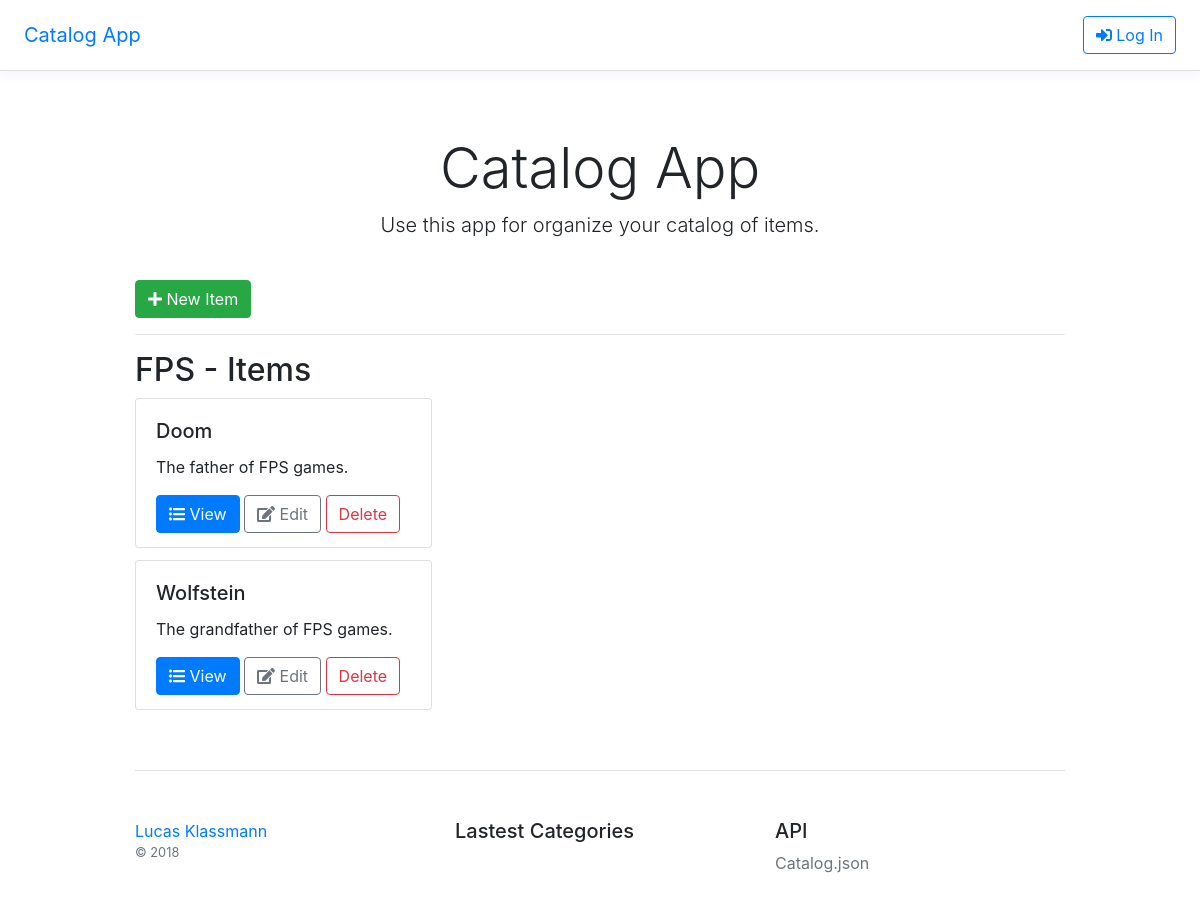
The page /category/1/ on the database as committed earlier.
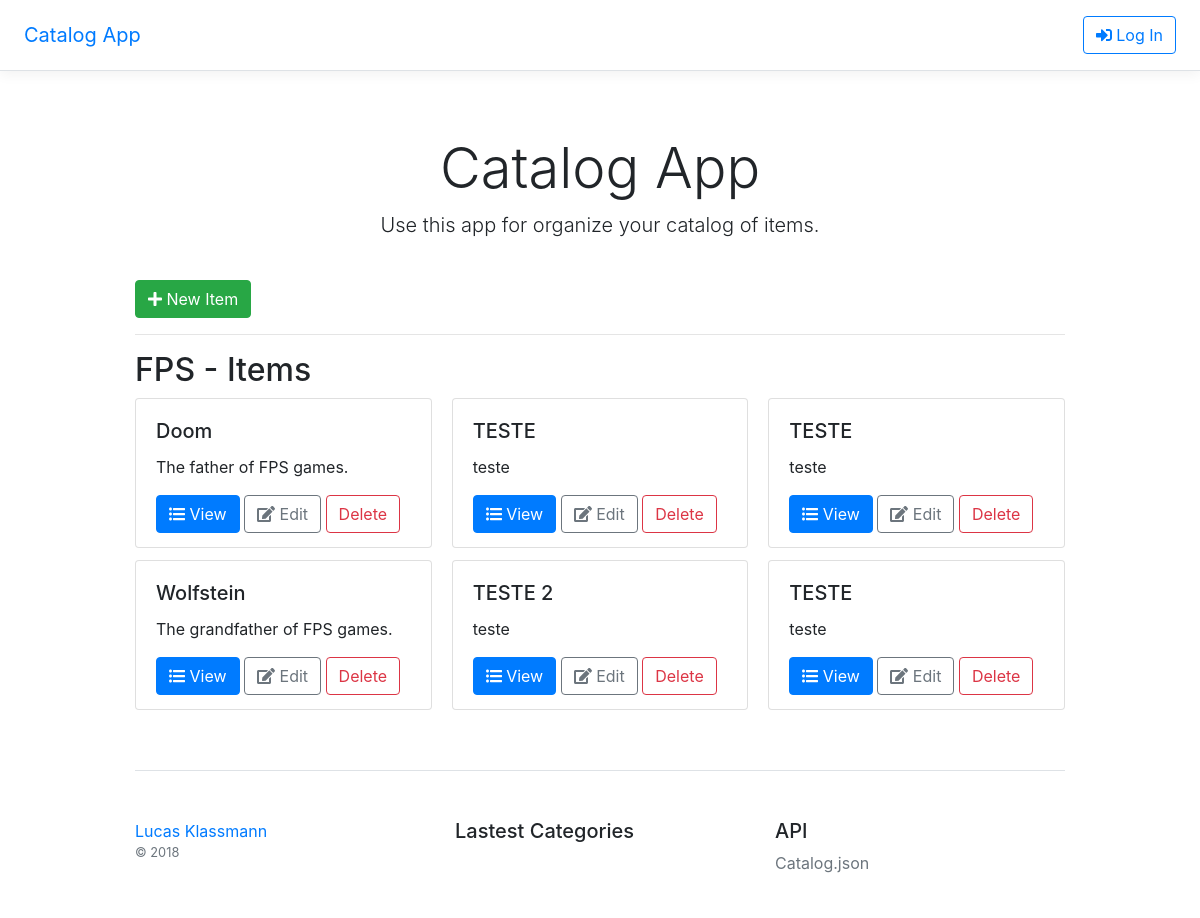
The same page on the database as committed later.
### database.py (models this page shows, shortened)
class Category(Base):
    __tablename__ = 'category'
    id = Column(Integer, primary_key = True)
    name = Column(String(200), nullable = False)
    description = Column(Text())
    items = relationship("Item", back_populates="category")

class Item(Base):
    __tablename__ = 'item'
    id = Column(Integer, primary_key = True)
    name = Column(String(200), nullable = False)
    description = Column(Text())
    category_id = Column(Integer, ForeignKey('category.id'))
    category = relationship(Category, back_populates="items")

### app.py (the view)
@app.route('/category/<int:category_id>/')
def category_view(category_id):
    category = session.query(Category).filter_by(id=category_id).one()
    items = session.query(Item).filter_by(category_id=category.id).all()
    return render_template('category/view.html', category=category, items=items)

### templates/category/view.html
{% extends "base.html" %}
{% block content %}
<div class="row">
    <div class="col-md-12">
        <a class="btn btn-success" href="{{ url_for('item_new', category_id=category.id) }}"><i class="fas fa-plus"></i> New Item</a>
    </div>
</div>
<div class="row">
    <div class="col-md-12">
        <hr>
    </div>
</div>
<div class="row">
    <div class="col-md-12">
        <h2>{{ category.name }} - Items</h2>
        <div class="card-columns">
        {% for i in items %}
            <div class="card" style="height: 150px;">
                <div class="card-body">
                <h5 class="card-title">{{ i.name }}</h5>
                <p class="card-text">{{ i.description }}</p>
                <a href="#" class="btn btn-primary"><i class="fas fa-list-ul"></i> View</a>
                <a href="#" class="btn btn-outline-secondary"><i class="fas fa-edit"></i> Edit</a>
                <a href="#" class="btn btn-outline-danger">Delete</a>
                </div>
            </div>
        {% endfor %}
        </div>
    </div>
</div>
{% endblock %}

### templates/base.html (shortened to what this page needs)
<!doctype html>
<html lang="en">
  <head>
    <link href="{{ url_for('static', filename='bootstrap/css/bootstrap.min.css') }}" rel="stylesheet">
    <link href="{{ url_for('static', filename='styles.css') }}" rel="stylesheet">
  </head>
  <body>
    <div class="d-flex flex-column flex-md-row align-items-center p-3 px-md-4 mb-3 bg-white border-bottom box-shadow">
      <h5 class="my-0 mr-md-auto font-weight-normal">
          <a href="/">Catalog App</a>
        </h5>
      <a class="btn btn-outline-primary" href="/login"><i class="fas fa-sign-in-alt"></i> Log In</a>
    </div>
    <div class="catalog-header px-3 py-3 pt-md-5 pb-md-4 mx-auto text-center">
      <h1 class="display-4">Catalog App</h1>
      <p class="lead">Use this app for organize your catalog of items.</p>
    </div>
    <div class="container">
        {% block content %}{% endblock %}
        <footer class="pt-4 my-md-5 pt-md-5 border-top">
        <div class="row">
            <div class="col-12 col-md">
            <a href="https://github.com/klassmann">Lucas Klassmann</a>
            <small class="d-block mb-3 text-muted">&copy; 2018</small>
            </div>
            <div class="col-6 col-md">
            <h5>Lastest Categories</h5>
            </div>
            <div class="col-6 col-md">
            <h5>API</h5>
            <ul class="list-unstyled text-small">
                <li><a class="text-muted" href="/catalog.json">Catalog.json</a></li>
            </ul>
            </div>
        </div>
        </footer>
    </div>
  </body>
</html>

### static/styles.css (style rules this page uses)
html { font-size: 14px; }
@media (min-width: 768px) { html { font-size: 16px; } }
.container { max-width: 960px; }
.catalog-header { max-width: 700px; }
.border-top { border-top: 1px solid #e5e5e5; }
.border-bottom { border-bottom: 1px solid #e5e5e5; }
.box-shadow { box-shadow: 0 .25rem .75rem rgba(0, 0, 0, .05); }

Rows that differ between the two databases and show on the page:
added Item: name "TESTE", description "teste"
added Item: name "TESTE 2", description "teste"
added Item: name "TESTE", description "teste"
added Item: name "TESTE", description "teste"
